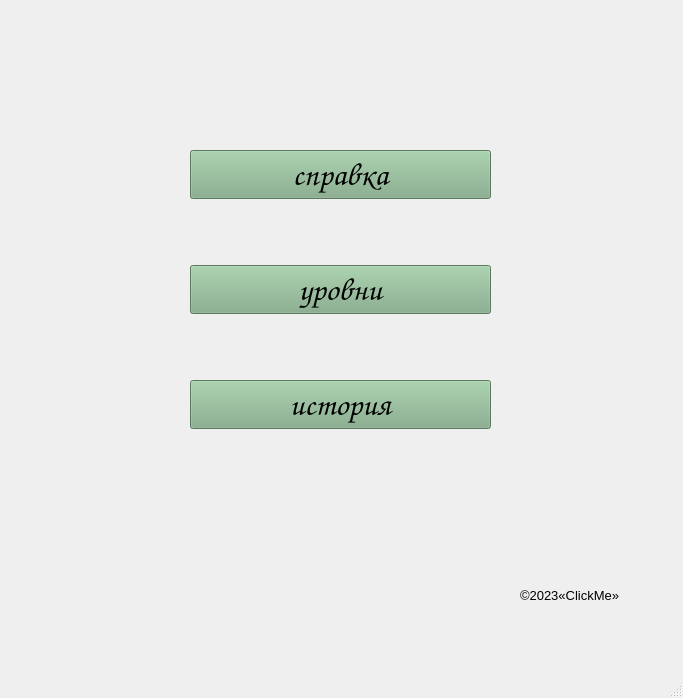
<?xml version="1.0" encoding="UTF-8"?>
<ui version="4.0">
 <class>MainWindow</class>
 <widget class="QMainWindow" name="MainWindow">
  <property name="geometry">
   <rect>
    <x>0</x>
    <y>0</y>
    <width>683</width>
    <height>698</height>
   </rect>
  </property>
  <property name="windowTitle">
   <string>ClickME</string>
  </property>
  <widget class="QWidget" name="centralwidget">
   <widget class="QLabel" name="label">
    <property name="geometry">
     <rect>
      <x>0</x>
      <y>0</y>
      <width>691</width>
      <height>651</height>
     </rect>
    </property>
    <property name="text">
     <string/>
    </property>
    <property name="pixmap">
     <pixmap>2.jpg</pixmap>
    </property>
   </widget>
   <widget class="QWidget" name="verticalLayoutWidget">
    <property name="geometry">
     <rect>
      <x>190</x>
      <y>90</y>
      <width>301</width>
      <height>401</height>
     </rect>
    </property>
    <layout class="QVBoxLayout" name="verticalLayout">
     <item>
      <widget class="QPushButton" name="SpravkaButton">
       <property name="font">
        <font>
         <family>Comic Sans MS</family>
         <pointsize>24</pointsize>
         <weight>50</weight>
         <italic>false</italic>
         <bold>false</bold>
        </font>
       </property>
       <property name="styleSheet">
        <string notr="true">background-color:rgb(127, 170, 133)

</string>
       </property>
       <property name="text">
        <string>справка</string>
       </property>
      </widget>
     </item>
     <item>
      <widget class="QPushButton" name="LevelButton">
       <property name="font">
        <font>
         <family>Comic Sans MS</family>
         <pointsize>24</pointsize>
         <weight>50</weight>
         <italic>false</italic>
         <bold>false</bold>
        </font>
       </property>
       <property name="styleSheet">
        <string notr="true">background-color:rgb(127, 170, 133)

</string>
       </property>
       <property name="text">
        <string>уровни</string>
       </property>
      </widget>
     </item>
     <item>
      <widget class="QPushButton" name="HistoryButton">
       <property name="font">
        <font>
         <family>Comic Sans MS</family>
         <pointsize>24</pointsize>
         <weight>50</weight>
         <italic>false</italic>
         <bold>false</bold>
        </font>
       </property>
       <property name="styleSheet">
        <string notr="true">background-color:rgb(127, 170, 133)

</string>
       </property>
       <property name="text">
        <string>история</string>
       </property>
      </widget>
     </item>
    </layout>
   </widget>
   <widget class="QLabel" name="label_2">
    <property name="geometry">
     <rect>
      <x>520</x>
      <y>570</y>
      <width>141</width>
      <height>51</height>
     </rect>
    </property>
    <property name="font">
     <font>
      <pointsize>10</pointsize>
     </font>
    </property>
    <property name="text">
     <string>©2023«ClickMe»</string>
    </property>
   </widget>
  </widget>
  <widget class="QMenuBar" name="menubar">
   <property name="geometry">
    <rect>
     <x>0</x>
     <y>0</y>
     <width>683</width>
     <height>26</height>
    </rect>
   </property>
  </widget>
  <widget class="QStatusBar" name="statusbar"/>
 </widget>
 <resources/>
 <connections/>
</ui>
